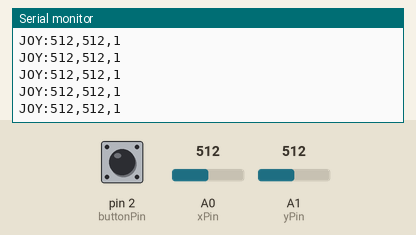
Bench run of a sketch on a simulated Arduino Uno, built with avr-gcc and run on an emulated ATmega328P. Shown: the last lines printed to the serial monitor. The inputs (shaded band) are chosen by the test bench; at power-on: A0 (xPin) = 512, A1 (yPin) = 512, pin 2 (buttonPin) HIGH.

Above: at 1.2 s.
1.3 s: A0 (xPin) set to 716
At 1.43 s:
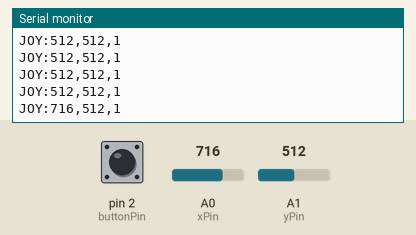
2.8 s: A1 (yPin) set to 716
At 2.87 s:
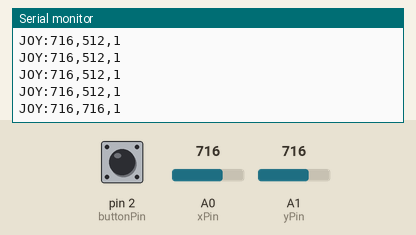
4.3 s: pin 2 (buttonPin) pulled LOW for 0.15 s
At 4.39 s:
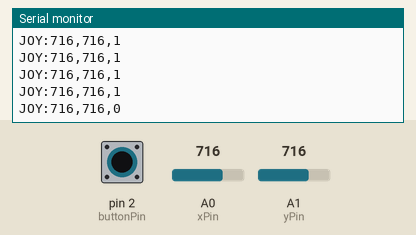
5.9 s: A0 (xPin) set to 900
At 5.91 s:
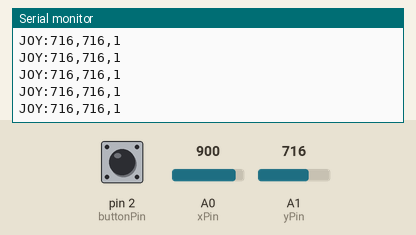
7.4 s: pin 2 (buttonPin) pulled LOW for 1 s
At 7.51 s:
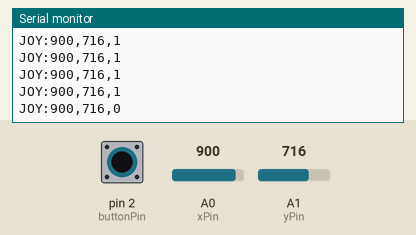
9.9 s: A1 (yPin) set to 900
At 9.91 s:
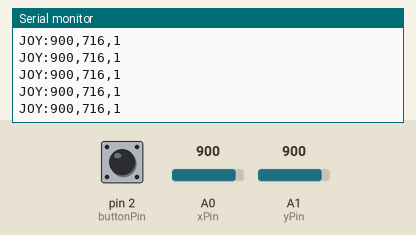
Timing chart, 0 to 12.4 s (numbered marks = the images above; inputs shaded):
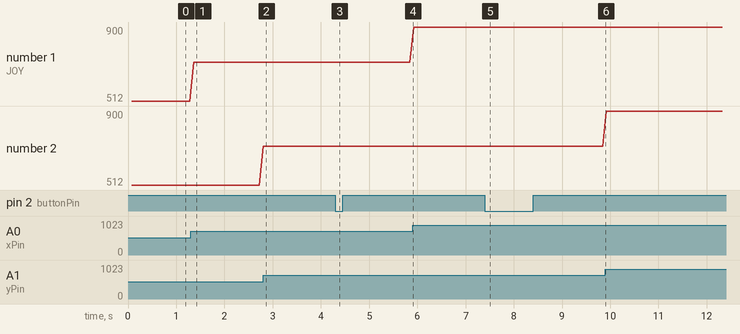

Measured:
- after the input at 1.3 s, the serial monitor: prints a new line after 0.06 s (image 1)
- after the input at 2.8 s, the serial monitor: prints a new line at once (image 2)
- after the input at 4.3 s, the serial monitor: prints a new line at once (image 3)
- after the input at 7.4 s, the serial monitor: prints a new line at once (image 5)
- plotted number 1: 512 → 716 after the input at 1.3 s, 716 → 900 after the input at 5.9 s

The sketch:

joystick_arduino.ino
```cpp
const int xPin = A0;
const int yPin = A1;
const int buttonPin = 2;
const unsigned long reportIntervalMs = 80;

unsigned long lastReportAt = 0;

void setup() {
  Serial.begin(9600);
  pinMode(buttonPin, INPUT_PULLUP);
  Serial.println("SYSTEM:JOYSTICK_READY");
}

void loop() {
  if (millis() - lastReportAt < reportIntervalMs) {
    return;
  }

  int x = analogRead(xPin);
  int y = analogRead(yPin);
  int btn = digitalRead(buttonPin);

  Serial.print("JOY:");
  Serial.print(x);
  Serial.print(",");
  Serial.print(y);
  Serial.print(",");
  Serial.println(btn);

  lastReportAt = millis();
}
```
